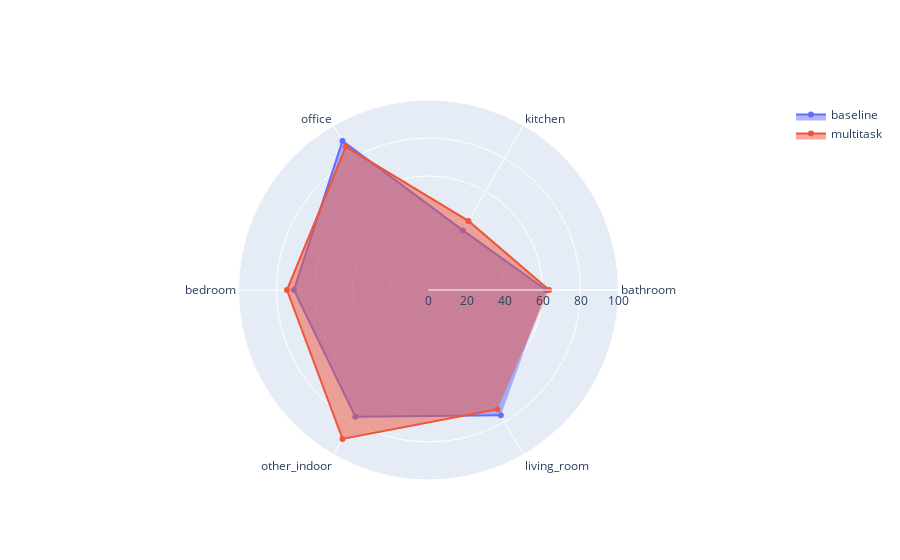

Notebook code for this chart:
### Code cell
import plotly.graph_objects as go
import plotly.express as px
fig = go.Figure()
fig.add_trace(go.Scatterpolar(
    name="baseline",
    theta=df["classification_classes"],
    r=df["test_iou"],
    # mode="markers",
    # r_range=[0,100]
    # line_close=True
))
fig.add_trace(go.Scatterpolar(
    name="multitask",
    theta=df["classification_classes"],
    r=df["test_iou_multitask"],
    # mode="markers"
))
fig.update_traces(fill="toself")
# fig.update_layout(line_close=True)
fig.update_polars(radialaxis=dict(range=[0, 100]))

### Figure 1 — Plotly figure (JSON) as saved in the notebook; plotly's stock layout.template omitted (floating-point values rounded to 4 significant figures)
{"data": [{"fill": "toself", "name": "baseline", "r": [62.01, 36.21, 90.56, 70.82, 77.04, 76.11], "theta": ["bathroom", "kitchen", "office", "bedroom", "other_indoor", "living_room"], "type": "scatterpolar"}, {"fill": "toself", "name": "multitask", "r": [63.51, 42.0, 87.01, 74.5, 90.5, 72.49], "theta": ["bathroom", "kitchen", "office", "bedroom", "other_indoor", "living_room"], "type": "scatterpolar"}], "layout": {"polar": {"radialaxis": {"range": [0, 100]}}}}
